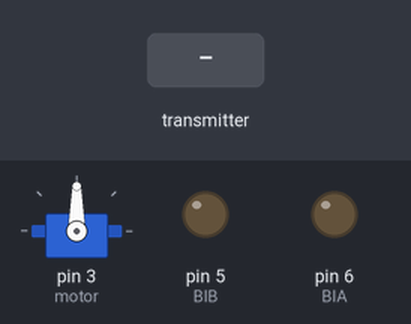
Recording of a sketch running on a simulated Arduino Uno, built with avr-gcc and run on an emulated ATmega328P. Parts: servo, output pins drawn as LEDs (lit = HIGH). Dashed ring = blinking. The inputs (shaded band) are chosen by the test bench. No radio packets arrive unless stated.

Above: at 1.2 s.
1.3 s: the transmitter starts sending msg.0 = 1
At 1.45 s:
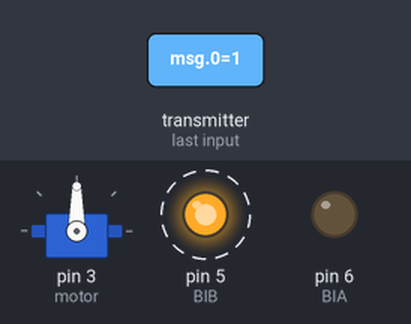
At 2.05 s:
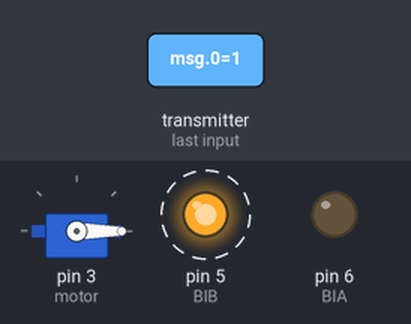
4.3 s: the transmitter starts sending msg.0 = 0
At 4.3 s:
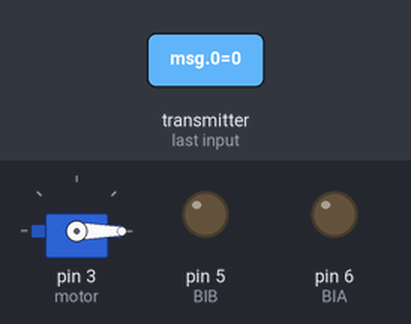
Timing chart, 0 to 7.3 s (numbered marks = the images above; inputs shaded):
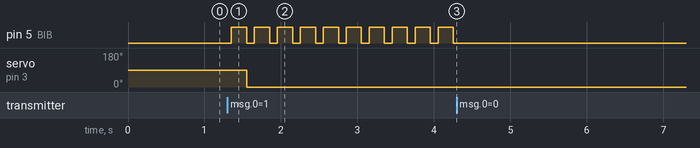

The sketch:

receiver.ino
```cpp
#include <Servo.h>
#include <SPI.h>
#include <nRF24L01.h>
#include <RF24.h>
RF24 radio(7, 8); // CE, CSN
const byte address = "0xF0F0F0F0E1LL";
int msg[3];

Servo motor;
int servoDegree;

const int BIA = 6; // speed control
const int BIB = 5;
byte speed = 180;

void setup() {
  Serial.begin(9600);
  radio.begin();
  radio.openReadingPipe(0, address);
  radio.setPALevel(RF24_PA_MIN);
  radio.startListening();

 motor.attach(3);
 pinMode(BIB, OUTPUT);
 pinMode(BIA, OUTPUT);
}

void loop() {
  while (radio.available()) {

    radio.read(&msg, sizeof(msg));
    delay(50);

    if(msg[0] == 1){
      forward();
      servo();
    }

  } // while
} // loop

void forward()
{
  digitalWrite(BIA,LOW);
  digitalWrite(BIB,HIGH);
  delay(200);
  digitalWrite(BIA,LOW);
  digitalWrite(BIB,LOW);
}

void servo(){

  servoDegree = map(msg[1],0,672,0,45);
  motor.write(servoDegree);
  delay(50);

}
```

Measured:
- after the input at 1.3 s, pin 5 (BIB): alternates HIGH for 0.20 s and LOW for 0.10 s, starting after 0.05 s; servo on pin 3 (motor): 90° → 0° after 0.25 s
- after the input at 4.3 s, pin 5 (BIB): stops changing and stays LOW
